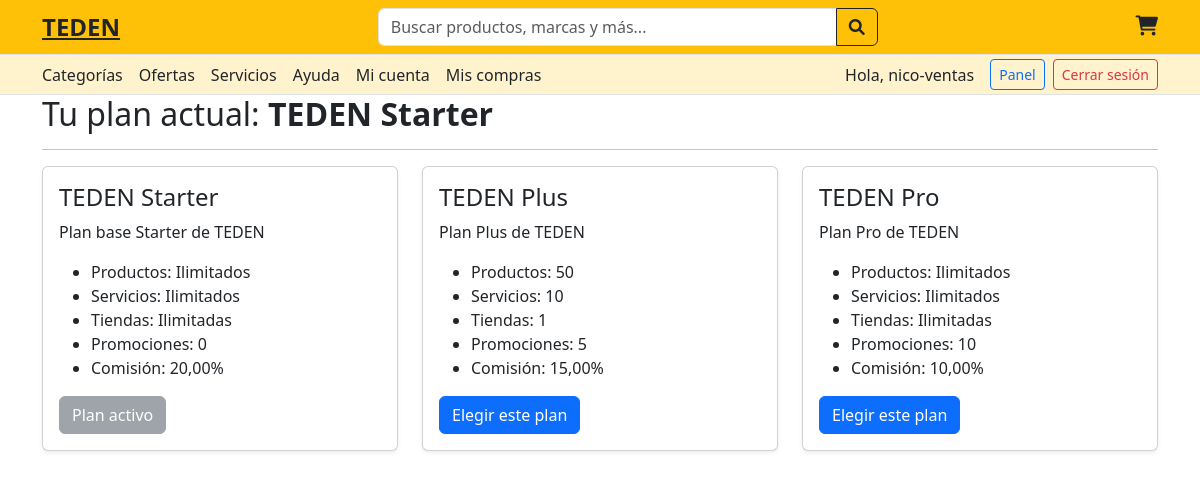
/planes/mis-planes/ (signed in), run on the app's committed database.
### users/models.py (models this page shows, shortened)
class User(AbstractUser):
    email = models.EmailField(unique=True)
    role = models.CharField(
        max_length=10,
        choices=[('buyer', 'Comprador'), ('seller', 'Vendedor')],
        blank=True,
        null=True
    )
    ofrece_servicios = models.BooleanField(default=False)
    bio = models.TextField(blank=True)
    profile_picture = models.ImageField(upload_to='profiles/', blank=True, null=True)
    cuit_cuil = models.CharField(max_length=20, blank=True, null=True)
    direccion = models.CharField(max_length=255, blank=True, null=True)
    provincia = models.CharField(max_length=100, blank=True, null=True)
    pais = models.CharField(max_length=100, blank=True, null=True)
    codigo_postal = models.CharField(max_length=20, blank=True, null=True)
    telefono = models.CharField(max_length=20, blank=True, null=True)

### plans/models.py (models this page shows, shortened)
class SellerProfile(models.Model):
    user = models.OneToOneField(User, on_delete=models.CASCADE)
    plan = models.ForeignKey(SellerPlan, on_delete=models.SET_NULL, null=True, blank=True)
    mercadopagocredential = models.OneToOneField(
        'plans.MercadoPagoCredential',
        null=True,
        blank=True,
        on_delete=models.SET_NULL,
        related_name='seller_profile_reverse'  # 🔑 clave para que no choque con reverso automático
    )

class SellerPlan(models.Model):
    PLAN_CHOICES = [
        ('starter', 'TEDEN Starter'),
        ('plus', 'TEDEN Plus'),
        ('pro', 'TEDEN Pro'),
    ]
    name = models.CharField(max_length=50, choices=PLAN_CHOICES, unique=True)
    description = models.TextField()
    monthly_price = models.DecimalField(max_digits=6, decimal_places=2, default=0.00)
    max_products = models.PositiveIntegerField(null=True, blank=True)
    max_services = models.PositiveIntegerField(null=True, blank=True)
    max_stores = models.PositiveIntegerField(null=True, blank=True)
    promoted_products = models.PositiveIntegerField(default=0)
    commission_percent = models.DecimalField(max_digits=5, decimal_places=2, default=20.0)

### plans/views.py (the view)
# urls.py: path('mis-planes/', views.ver_planes_disponibles, name='ver_planes'),
@login_required
def ver_planes_disponibles(request):
    user = request.user
    if not hasattr(user, 'sellerprofile'):
        messages.error(request, "Debés convertirte en vendedor para acceder a los planes.")
        return redirect('convertirse_en_vendedor')
    perfil = user.sellerprofile
    planes = SellerPlan.objects.all().order_by('monthly_price')
    return render(request, 'plans/planes_disponibles.html', {
        'perfil': perfil,
        'planes': planes
    })

### plans/templates/plans/planes_disponibles.html (shortened to what this page needs)
{% include "partials/header.html" %}
{% include "partials/register_modal.html" %}
{% load static %}
{% load widget_tweaks %}
{% block content %}
<div class="container">
  <h2>Tu plan actual: <strong>{{ perfil.plan.get_name_display }}</strong></h2>
  <hr>
  <div class="row">
    {% for plan in planes %}
    <div class="col-md-4">
      <div class="card mb-4 shadow-sm">
        <div class="card-body">
          <h4 class="card-title">{{ plan.get_name_display }}</h4>
          <p class="card-text">{{ plan.description }}</p>
          <ul>
            <li>Productos: {{ plan.max_products|default:"Ilimitados" }}</li>
            <li>Servicios: {{ plan.max_services|default:"Ilimitados" }}</li>
            <li>Tiendas: {{ plan.max_stores|default:"Ilimitadas" }}</li>
            <li>Promociones: {{ plan.promoted_products }}</li>
            <li>Comisión: {{ plan.commission_percent }}%</li>
          </ul>
          {% if perfil.plan == plan %}
            <button class="btn btn-secondary" disabled>Plan activo</button>
          {% else %}
            <a href="{% url 'confirmar_cambio_plan' plan.name %}" class="btn btn-primary">
              Elegir este plan
            </a>
          {% endif %}
        </div>
      </div>
    </div>
    {% endfor %}
  </div>
</div>
{% endblock %}

### core/templates/partials/header.html (shortened to what this page needs)
<!DOCTYPE html>
<html lang="es">
<head>
  {% load static %}
  <link rel="stylesheet" href="https://cdn.jsdelivr.net/npm/bootstrap@5.3.0/dist/css/bootstrap.min.css">
  <link rel="stylesheet" href="https://cdnjs.cloudflare.com/ajax/libs/font-awesome/6.0.0-beta3/css/all.min.css">
</head>
<body>
<div class="bg-warning py-2 border-bottom">
  <div class="container d-flex flex-wrap justify-content-between align-items-center">
    <div class="d-flex align-items-center gap-3">
      <span class="fw-bold fs-4"><a href="{% url 'home' %}" class="text-decoration-none, text-dark">TEDEN</a></span>
    </div>
    <form class="flex-grow-1 mx-4" style="max-width: 500px;">
      <div class="input-group">
        <input type="text" class="form-control" placeholder="Buscar productos, marcas y más...">
        <button class="btn btn-outline-dark" type="submit"><i class="fas fa-search"></i></button>
      </div>
    </form>
    <div class="d-flex align-items-center gap-3">
      <a href="#" class="text-dark" data-bs-toggle="modal" data-bs-target="#cartModal"><i class="fas fa-shopping-cart fs-5"></i></a>
    </div>
  </div>
</div>
<div class="bg-warning-subtle py-1 border-bottom">
  <div class="container d-flex justify-content-between align-items-center flex-wrap gap-2">
    <div class="d-flex flex-wrap gap-3">
      <a class="text-dark text-decoration-none" href="{% url 'lista_categorias' %}">Categorías</a>
      <a href="#" class="text-dark text-decoration-none">Ofertas</a>
      <a class="text-dark text-decoration-none" href="{% url 'ver_servicios' %}">Servicios</a>
      <a  href="{% url 'ayuda' %}" class="text-dark text-decoration-none">Ayuda</a>
      {% if user.is_authenticated %}
        <a href="{% url 'mi_cuenta' %}" class="text-dark text-decoration-none">Mi cuenta</a>
      {% endif %}
      <a href="{% url 'mis_compras' %}" class="text-dark text-decoration-none">Mis compras</a>
    </div>
    <div class="d-flex gap-2 align-items-center">
      {% if user.is_authenticated %}
        <span class="me-2">Hola, {{ user.first_name|default:user.username }}</span>
        {% if user.role == 'seller' %}
          <a href="{% url 'dashboard' %}" class="btn btn-outline-primary btn-sm">Panel</a>
        {% endif %}
        <form method="POST" action="{% url 'logout' %}" class="m-0">
          <button type="submit" class="btn btn-outline-danger btn-sm">Cerrar sesión</button>
        </form>
      {% else %}
        <button class="btn btn-outline-dark btn-sm" data-bs-toggle="modal" data-bs-target="#loginModal">Ingresá</button>
        <button class="btn btn-outline-dark btn-sm" data-bs-toggle="modal" data-bs-target="#registerModal">Registrarse</button>
      {% endif %}
    </div>
  </div>
</div>
{% include "partials/register_modal.html" %}
</body>
</html>

### data on the page
User: first_name "nico-ventas"
SellerProfile: plan.name "TEDEN Starter"
SellerPlan: name "TEDEN Starter", description "Plan base Starter de TEDEN", max_products "Ilimitados", max_services "Ilimitados", max_stores "Ilimitadas", promoted_products "0", commission_percent "20,00", shows "Plan activo"
SellerPlan: name "TEDEN Plus", description "Plan Plus de TEDEN", max_products "50", max_services "10", max_stores "1", promoted_products "5", commission_percent "15,00", shows "Elegir este plan"
SellerPlan: name "TEDEN Pro", description "Plan Pro de TEDEN", max_products "Ilimitados", max_services "Ilimitados", max_stores "Ilimitadas", promoted_products "10", commission_percent "10,00", shows "Elegir este plan"
